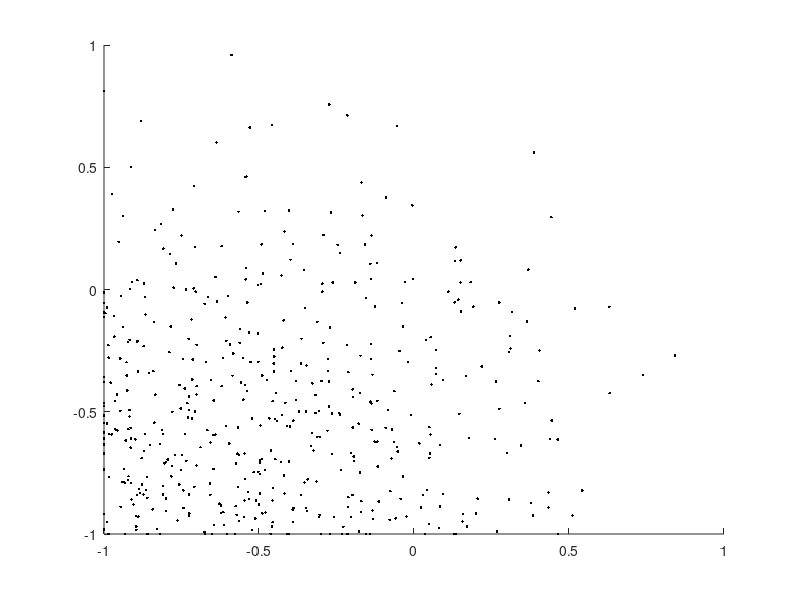

This chart was generated by the following MATLAB code:
close all
clear all
fileID = fopen('output.txt','r');
u=fscanf(fileID,'%f');
data=reshape(u,3,numel(u)/3)';

x=data(:,1);
y=data(:,2);
mark=data(:,3)==1;

scatter(x(~mark),y(~mark),'r','.')
hold on
scatter(x(mark),y(mark),'k','.')
% axis([-1 1 -1 1]);
% legend('Update','Comp')

fclose('all');
%%
%print('-dpng', ['parpro' datestr(now, 30)])